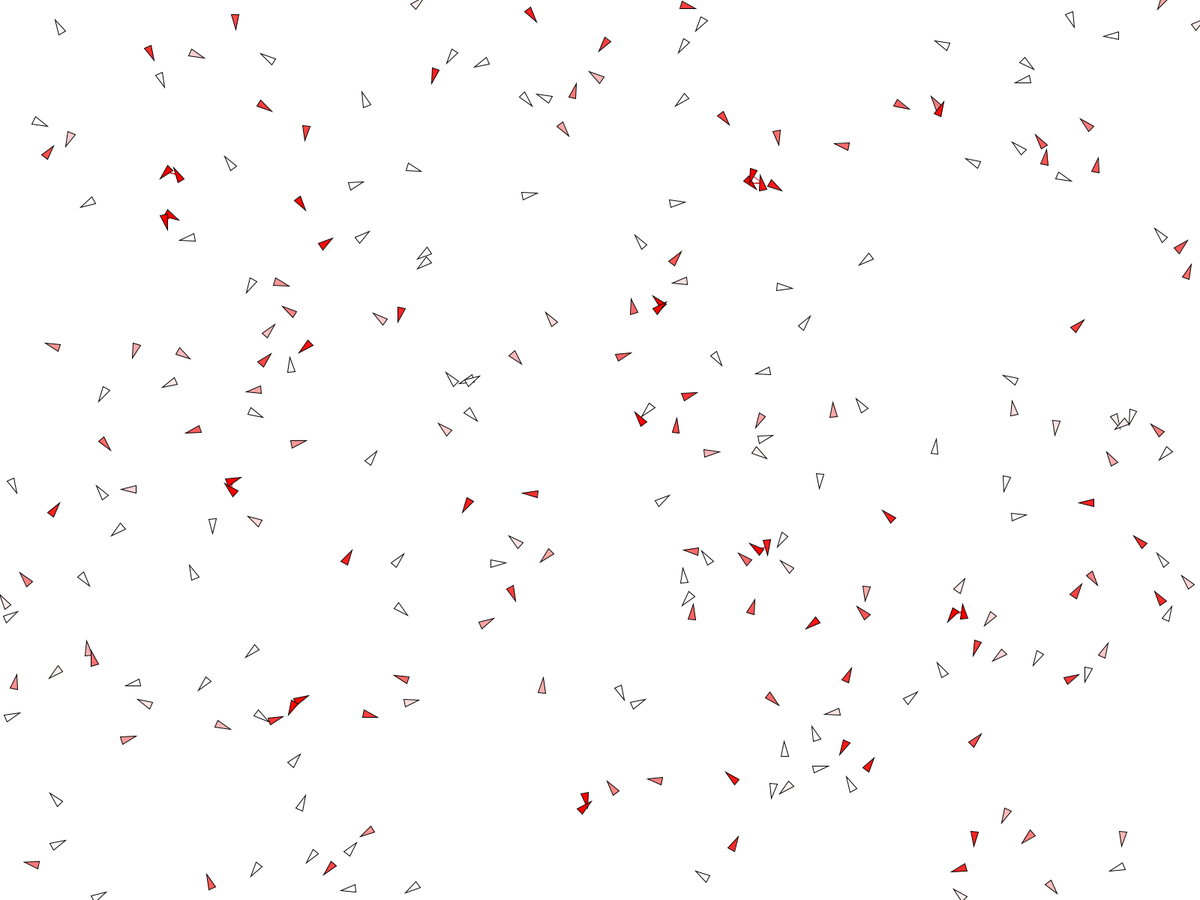
Frame 1 (no input)
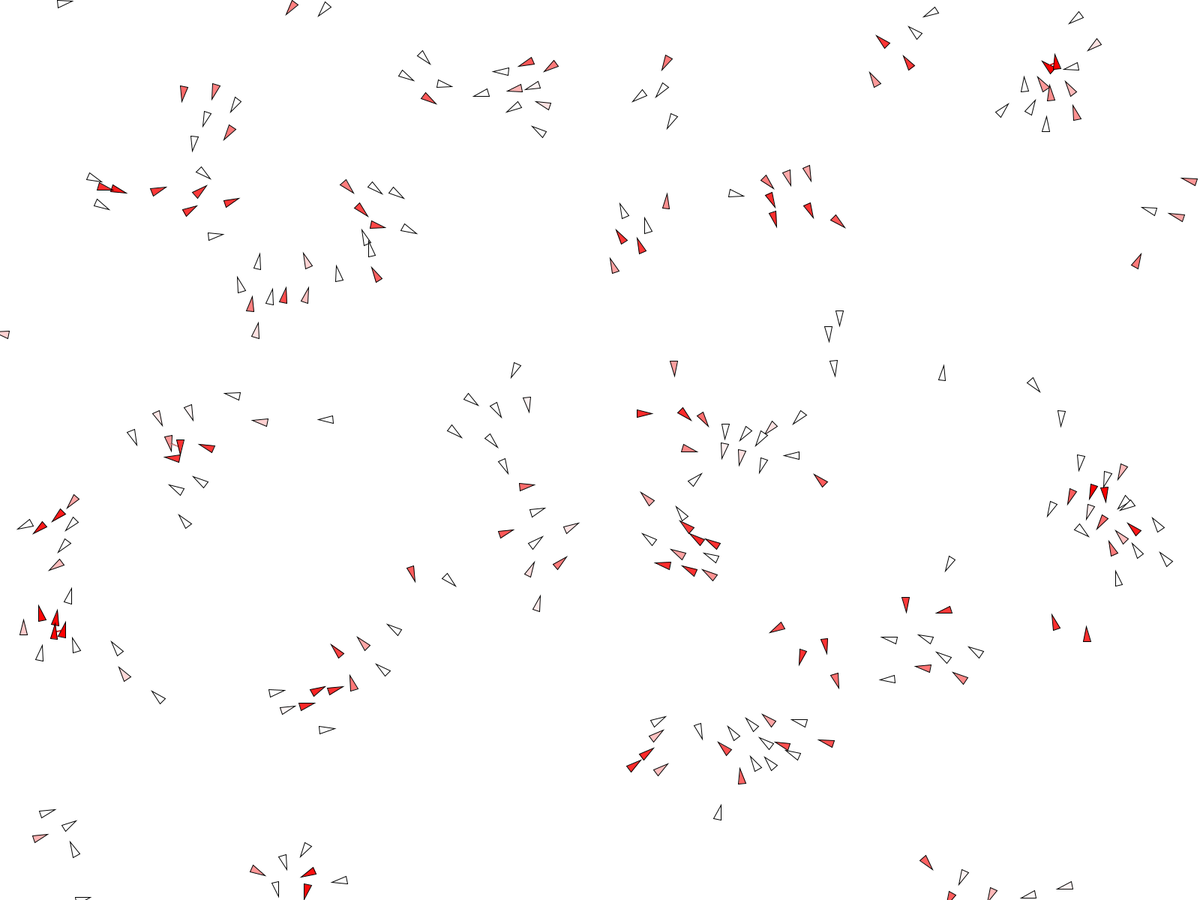
Frame 60 (the mouse pressed at the canvas centre just before this capture)
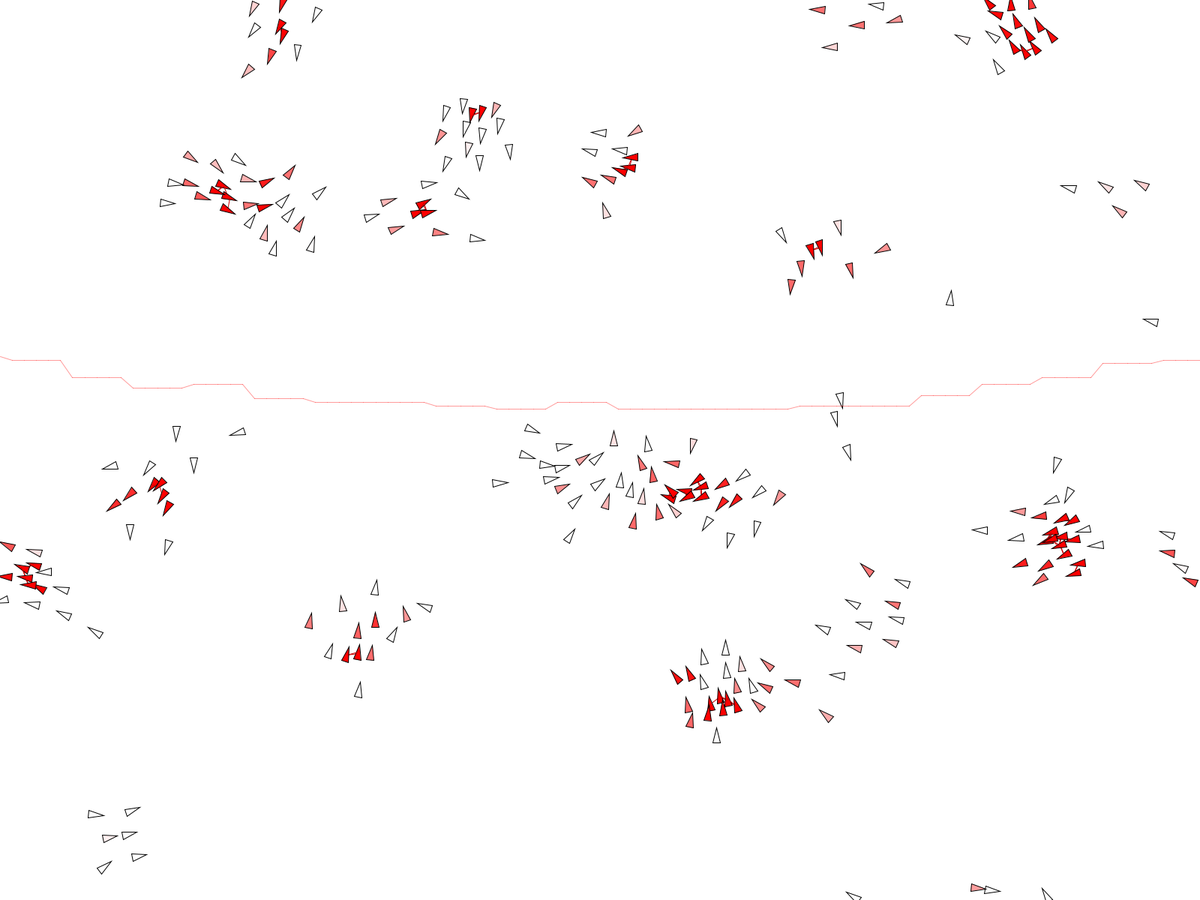
Frame 120 (the mouse held since frame 60 and released just before this capture)

The Processing sketch that drew these frames (run headless with seeded random() and noise(); from frame 60 on, the mouse is pressed at the canvas centre):

// Processing sketch: floking_disease_V3
// ── floking_disease_V3.pde
ArrayList <boid> flock = new ArrayList <boid> ();
float [] dati = new float [100];
float perc;
void setup() {//idea: immunità momentanea dall'infezione
  colorMode(HSB);  

  fullScreen();
  // size(1200, 700);

  for (int i = 0; i < 255; i++) {
    float h = random(1);
    if (h < 0.6) {
      flock.add(new boid(random(0, 254), new PVector (random(width), random(height))));
    } else {
      flock.add(new boid(0, new PVector (random(width), random(height))));
    }
  }
}

void keyPressed() {
  if (key == 'i' || key == 'I') {
    flock.add(new boid(255, new PVector (mouseX, mouseY)));
  } else if (key == 'b' || key == 'B') {
    flock.add(new boid(0, new PVector (mouseX, mouseY)));
  } else if (key == 'r' || key == 'R') {
    if (flock.size() > 0) {
      flock.remove(0);
    }
  }
}

int infcount;

void draw() {
  background(255);  
  infcount = 0;
  for (boid m : flock) {

    m.behave(flock);
    m.edge();
    m.move();
    m.create();

    if (m.infection > 0) {

      infcount++;
    }
  }

  if (infcount != 0) { 
    perc = float(infcount) / float(flock.size());
  } else {
    perc = 0;
  }

  for (int k = dati.length -1; k > 0; k--) {
    dati[k] = dati[k - 1];
  }
  if (frameCount % 5 == 0) {
    dati[0] = perc;
  }
  if (frameCount > dati.length + 5) {
    for (int n = 1; n < dati.length; n++) {
      stroke(0, 255, 300, 100);
      line(n * width / (dati.length - 1), abs(height * dati[n] - height), (n - 1) * width / (dati.length - 1), abs( height * dati[n - 1]- height));
    }
  }
}

// ── boid.pde
class boid {

  PVector loc;
  PVector vel;
  PVector acc;
  float sight;
  float maxvel;
  float maxfor;
  float coeffc;
  float coeffa;
  float coeffs;
  float infection;
  boolean sick;
  float immune;

  boid(float inf, PVector origin) {
    loc = origin.copy();
    vel = new PVector (random(-2, 2), random(-2, 2));
    acc = new PVector (0, 0);
    sight = 100;
    maxvel = 2;
    maxfor = 0.1;
    coeffc = 1;
    coeffa = 1;
    coeffs = 1.25;
    infection = inf;
  }

  PVector cohese(ArrayList <boid> flock) {//regola: la direzione di ogni "boid" è la media della posizione dei compagni di stormo
    float csight = sight;
    int close = 0;
    PVector avloc = new PVector();

    for (boid c : flock) {

      if (this != c) {

        if (loc.dist(c.loc) < csight) {

          avloc.add(c.loc);
          close++;
        }
      }
    }

    if (close > 0) {

      avloc.div(close); //media
      avloc.sub(loc);//direzione
      avloc.setMag(maxvel);//velocità di spostamento momentanea
      avloc.sub(vel);//velocità di spostamento finale    
      avloc.limit(maxfor);//forza di coesione limitata (altrimenti i "boids" si attaccano istantaneamente)
    }
    return avloc;
  }

  PVector allign(ArrayList <boid> flock) {//regola: la velocità di ogni "boid" è la velocità media dei compagni di stormo

    float asight = sight / 2;
    int close = 0;
    PVector avvel = new PVector();

    for (boid a : flock) {

      if (this != a) {

        if (loc.dist(a.loc) < asight) {
          avvel.add(a.vel);
          close++;
        }
      }
    }

    if (close > 0) {

      avvel.div(close);
      avvel.setMag(maxvel);
      avvel.sub(vel);
      avvel.limit(maxfor);
    }
    return avvel;
  }

  PVector separate(ArrayList <boid> flock) {//regola: ogni "boid" si allontana dai compagni di stormo vicini. la forza di allonatnamento è porporzionale alla distanza dei "boid"

    float ssight = sight / 2;
    int close = 0;
    PVector closep = new PVector ();


    for (boid s : flock) {
      if (this != s) {
        float d = loc.dist(s.loc);
        if (d < ssight) {
          PVector diff = PVector.sub(loc, s.loc);
          diff.div(d * d);
          closep.add(diff);
          close++;

          if ((d < ssight / 3 && s.infection > 0)) {
            stroke(0, s.infection, 200);
            line(loc.x, loc.y, s.loc.x, s.loc.y);
            infection = infection + s.infection;
          }
        }
      }
    }

    if (close > 0) {

      closep.div(close);
      closep.setMag(maxvel);
      closep.sub(vel);
      closep.limit(maxfor);
    }
    return closep;
  }


  void immunity() {

    if (infection > 0) { 
      sick = true;
    }

    if (sick && infection == 0) {  
        sick = false;
        immune = 255;
        
    }
  }

  void behave(ArrayList <boid> flock) {//ogni forza imposta dalle regole viene applicata

    PVector cohesion = cohese(flock);
    PVector allignement = allign(flock);
    PVector separation = separate(flock);

    cohesion.mult(coeffc);
    allignement.mult(coeffa);
    separation.mult(coeffs);

    acc.add(cohesion);
    acc.add(allignement);
    acc.add(separation);
  }

  void edge() {//effetto pac-man

    if (loc.x < 0) {
      loc.x = width;
    } else if (loc.x > width) {
      loc.x = 0;
    }

    if (loc.y < 0) {
      loc.y = height;
    } else if (loc.y > height) {
      loc.y = 0;
    }
  }

  void move() {//classico
    loc.add(vel);
    vel.add(acc);
    vel.limit(maxvel);
    acc.mult(0);
    
    immune = immune - 1;
    infection = infection - 1;

    if (infection < 0) {
      infection = 0;
    } else if (infection > 255) {
      infection = 255;
    }
  }

  void create() {//non del tutto mio...
    float angle = vel.heading() + radians(90);
    float r = 5;

    fill(0, infection, 300); //nel secondo slot
    stroke(0);

    pushMatrix();
    translate(loc.x, loc.y);
    rotate(angle);
    beginShape(TRIANGLES);
    vertex(0, -r*2);
    vertex(-r, r*2);
    vertex(r, r*2);
    endShape();
    popMatrix();
  }
}
